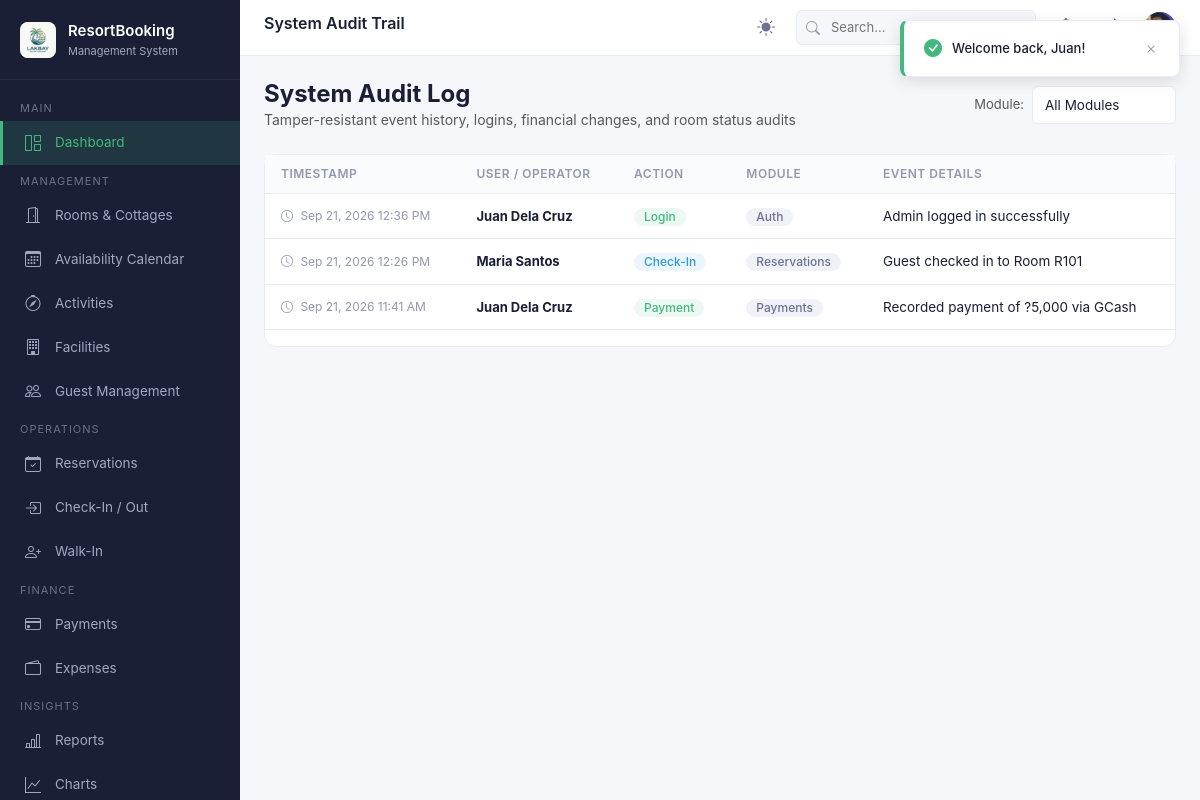
The page /audit/index.php (signed in) on the database its author committed.
### tables this page shows
CREATE TABLE `audit_logs` (
  `LogId` int NOT NULL AUTO_INCREMENT,
  `Timestamp` datetime NOT NULL DEFAULT CURRENT_TIMESTAMP,
  `User` varchar(100) NOT NULL,
  `Action` varchar(100) NOT NULL,
  `Module` varchar(100) NOT NULL,
  `Details` text NOT NULL,
  `BadgeClass` varchar(50) NOT NULL DEFAULT 'badge-info',
  PRIMARY KEY (`LogId`)
);

### config/database.php (called while the page is built, shortened)
<?php
function url($path = '') {
    $path = '/' . ltrim($path, '/');
    return BASE_URL . $path;
}

### includes/functions.php (called while the page is built, shortened)
<?php
require_once __DIR__ . '/../config/database.php';
function formatDateTime($dateStr, $format = 'M d, Y h:i A') {
    $time = strtotime($dateStr);
    return $time ? date($format, $time) : '-';
}

### audit/index.php (the view, shortened to what this page needs)
<?php
require_once __DIR__ . '/../config/database.php';
require_once __DIR__ . '/../includes/functions.php';
$query = "SELECT * FROM audit_logs WHERE 1=1";
$params = [];
$query .= " ORDER BY Timestamp DESC LIMIT 100";
$stmt = $pdo->prepare($query);
$stmt->execute($params);
$logs = $stmt->fetchAll();
include __DIR__ . '/../includes/header.php';
?>
<div class="d-flex justify-content-between align-items-center mb-4 flex-wrap gap-2">
    <div>
        <h4 style="margin:0; font-weight:700;">System Audit Log</h4>
        <p class="text-muted" style="margin:0; font-size:14px;">Tamper-resistant event history, logins, financial changes, and room status audits</p>
    </div>
    <div class="d-flex align-items-center gap-2">
        <span class="text-muted" style="font-size:13px;">Module:</span>
        <select class="form-select form-select-sm" style="width:auto;" onchange="location.href='<?= url("/audit/index.php") ?>?module=' + this.value">
            <option value="">All Modules</option>
        </select>
    </div>
</div>
<div class="card">
    <div class="table-wrapper">
        <table class="table">
            <thead>
                <tr>
                    <th>Timestamp</th>
                    <th>User / Operator</th>
                    <th>Action</th>
                    <th>Module</th>
                    <th>Event Details</th>
                </tr>
            </thead>
            <tbody>
                <?php if (empty($logs)): ?>
                    <tr><td colspan="5" class="text-center py-4 text-muted">No audit events recorded for this selection.</td></tr>
                <?php else: ?>
                    <?php foreach ($logs as $l): ?>
                        <tr>
                            <td style="white-space:nowrap; font-size:12px; color:var(--text-muted);">
                                <i class="bi bi-clock me-1"></i> <?= formatDateTime($l['Timestamp']) ?>
                            </td>
                            <td><strong style="font-size:13px;"><?= htmlspecialchars($l['User']) ?></strong></td>
                            <td><span class="badge <?= htmlspecialchars($l['BadgeClass'] ?: 'badge-info') ?>"><?= htmlspecialchars($l['Action']) ?></span></td>
                            <td><span class="badge badge-secondary"><?= htmlspecialchars($l['Module']) ?></span></td>
                            <td><?= htmlspecialchars($l['Details']) ?></td>
                        </tr>
                    <?php endforeach; ?>
                <?php endif; ?>
            </tbody>
        </table>
    </div>
</div>
<?php include __DIR__ . '/../includes/footer.php'; ?>

### assets/css/site.css (style rules this page uses)
:root { --primary: #43b97f; --primary-dark: #36a36e; --primary-light: #e8f8f0; --primary-bg: #f0faf5; --sidebar-bg: #1a1f36; --sidebar-hover: #252b48; --sidebar-active: rgba(67, 185, 127, 0.15); --sidebar-text: #a0a8c0; --sidebar-text-active: #43b97f; --header-bg: #ffffff; --content-bg: #f5f7fa; --card-bg: #ffffff; --text-primary: #1a1f36; --text-secondary: #6b7294; --text-muted: #9198b0; --border: #e8ecf4; --success: #43b97f; --warning: #f5a623; --danger: #e74c3c; --info: #3498db; --shadow-sm: 0 1px 3px rgba(0,0,0,0.06); --shadow-md: 0 2px 8px rgba(0,0,0,0.08); --shadow-lg: 0 4px 16px rgba(0,0,0,0.12); --radius: 8px; --radius-lg: 12px; }
* { box-sizing: border-box; }
html { overflow-x: hidden; scroll-behavior: smooth; }
body { margin: 0; padding: 0; font-family: -apple-system, BlinkMacSystemFont, 'Segoe UI', Roboto, 'Helvetica Neue', Arial, sans-serif; background: var(--content-bg); color: var(--text-primary); font-size: 14px; line-height: 1.5; overflow-x: hidden; width: 100%; max-width: 100vw; }
.card { background: var(--card-bg); border-radius: var(--radius-lg); border: 1px solid var(--border); margin-bottom: 20px; }
.table-wrapper { overflow-x: auto; }
.table { width: 100%; border-collapse: collapse; }
.table th { padding: 10px 16px; text-align: left; font-size: 12px; font-weight: 600; color: var(--text-muted); text-transform: uppercase; letter-spacing: 0.5px; border-bottom: 1px solid var(--border); background: #fafbfc; white-space: nowrap; }
.table td { padding: 12px 16px; border-bottom: 1px solid var(--border); font-size: 13.5px; color: var(--text-primary); vertical-align: middle; }
.badge { display: inline-flex; align-items: center; gap: 5px; padding: 3px 10px; border-radius: 12px; font-size: 12px; font-weight: 500; }
.badge-success { background: rgba(67,185,127,0.1); color: var(--success); }
.badge-info { background: rgba(52,152,219,0.1); color: var(--info); }
.badge-secondary { background: #f0f2f7; color: var(--text-secondary); }
.form-control, .form-select { width: 100%; padding: 8px 12px; border: 1px solid var(--border); border-radius: 6px; font-size: 13.5px; color: var(--text-primary); background: #fff; transition: border-color 0.2s, box-shadow 0.2s; }
* { scrollbar-width: thin; scrollbar-color: var(--border) transparent; }
.table-wrapper { overflow-x: auto; -webkit-overflow-scrolling: touch; }

### rows shown on the page
audit_logs: Timestamp "Sep 21, 2026 12:36 PM", User "Juan Dela Cruz", Action "Login", Module "Auth", Details "Admin logged in successfully"
audit_logs: Timestamp "Sep 21, 2026 12:26 PM", User "Maria Santos", Action "Check-In", Module "Reservations", Details "Guest checked in to Room R101"
audit_logs: Timestamp "Sep 21, 2026 11:41 AM", User "Juan Dela Cruz", Action "Payment", Module "Payments", Details "Recorded payment of ?5,000 via GCash"

### other values the page prints
$resortSettings['ResortName'] "ResortBooking"
$resortSettings['ResortSubtitle'] "Management System"
$pageTitle "System Audit Trail"
